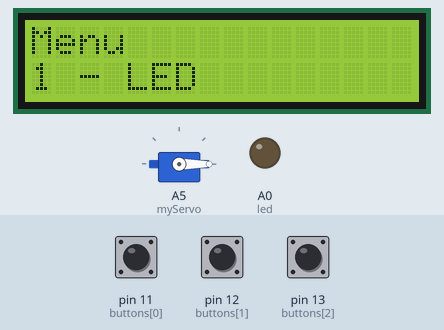
Bench run of a sketch on a simulated Arduino Uno, built with avr-gcc and run on an emulated ATmega328P. On the bench: 16×2 character LCD, servo, output pins drawn as LEDs (lit = HIGH). Inputs (shaded band) come from the test bench; at power-on: pin 11 (buttons[0]) HIGH, pin 12 (buttons[1]) HIGH, pin 13 (buttons[2]) HIGH.

Above: at 3.2 s.
3.3 s: pin 11 (buttons[0]) pulled LOW for 1 s
At 4.8 s:
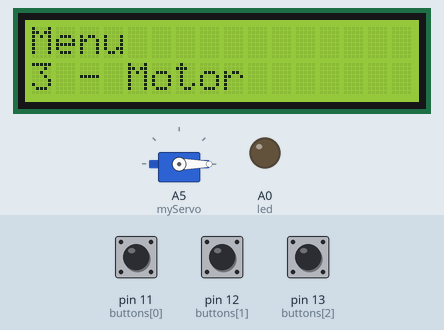
5.8 s: pin 12 (buttons[1]) pulled LOW for 1 s
At 7.9 s:
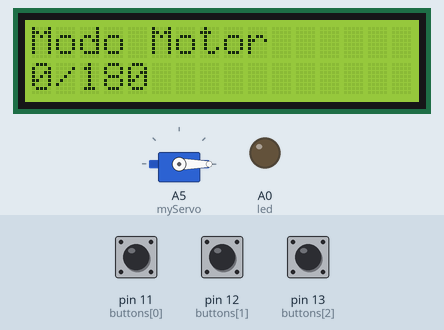
8.3 s: pin 13 (buttons[2]) pulled LOW for 0.15 s
At 8.7 s:
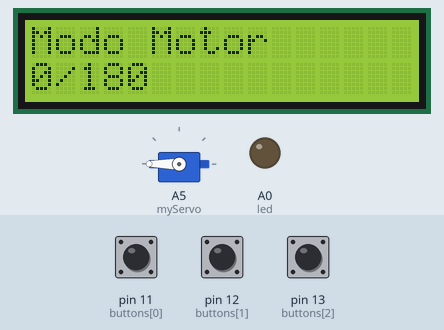
9.9 s: pin 12 (buttons[1]) pulled LOW for 0.15 s
11.5 s: pin 12 (buttons[1]) pulled LOW for 3.2 s
At 11.74 s:
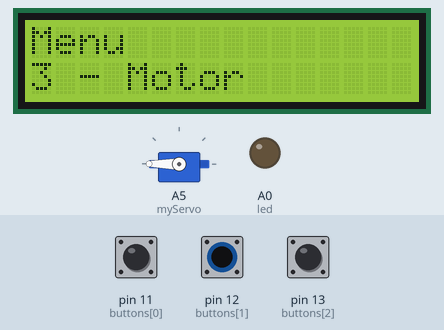
16.2 s: pin 11 (buttons[0]) pulled LOW for 0.15 s
At 17.2 s:
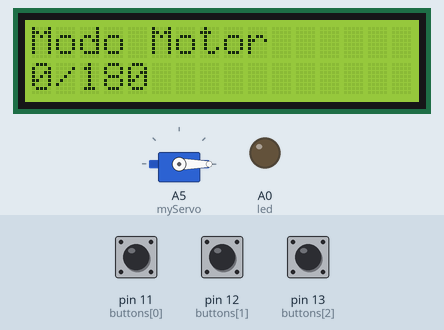
Timing chart, 0 to 18.8 s (numbered marks = the images above; inputs shaded):
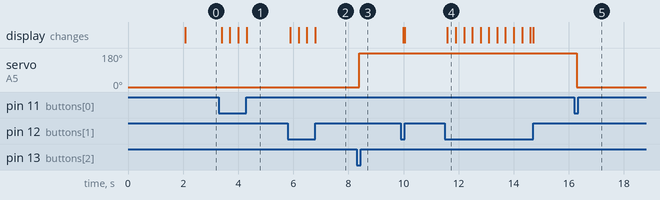

Measured:
- after the input at 3.3 s, the display: changes after 0.09 s (image 1)
- after the input at 5.8 s, the display: changes after 0.09 s (image 2)
- after the input at 8.3 s, servo on A5 (myServo): 0° → 180° after 0.09 s
- after the input at 11.5 s, the display: changes after 0.10 s (image 4)
- after the input at 16.2 s, servo on A5 (myServo): 180° → 0° after 0.09 s

The sketch:

lcd_menu.ino
```cpp
#include <LiquidCrystal.h>
#include <Servo.h>

Servo myServo;

//Botões
const int buttons[] = { 11, 12, 13};                              //Definição dos pinos de cada botão
const int numButtons = sizeof(buttons) / sizeof(buttons[0]);      //Definir quantidade de botões utilizados
bool stateButton[numButtons];                                     //Flag do estado de cada botão
//Debounce botões
bool lastState[] = {HIGH, HIGH, HIGH};                            //Iniciar o estado anterior de cada botão como alto
unsigned long lastDebounceTime[numButtons] = {0};
const unsigned long debounceDelay = 90;

//Menu
int menuIndex = 0;                                                //Index utilizado para definir qual item será exibido no lcd
const char* menuItems[] = {                                       //Itens do Menu
  "1 - LED",
  "2 - Distancia",
  "3 - Motor"
  };
const int menuSize = sizeof(menuItems)/sizeof(menuItems[0]);      //Quantidade de itens no Menu
bool menuActive = false;                                          //Argumento para funcionalidades dentro de cada opção do menu

//LED
const int led = A0;                                               //LED conectado no pino A0
bool ledState = false;                                            //Estado inicial do LED

//LCD
LiquidCrystal lcd(2, 3, 6, 7, 8, 9);

//Sensor de distância
const int trigPin = A3;
const int echoPin = A2;
long duration;
int distance;
bool inDistance = false;
bool isFirstTime = false;                                         //Primeira vez que exibi no menu
unsigned long lastShow = 0;                                       //Variavel para armazenar tempo entre cada exibição do sensor de distancia
const unsigned long showDelay = 1000;                             //Espaço para amostragem do sensor

//--------------------------------------------------------------------------------------------------------------------------------------------
void setup() {
  for (int i = 0; i < numButtons; i++){
      pinMode(buttons[i], INPUT_PULLUP);
  }

  pinMode(led, OUTPUT);

//Configura Sensor
  pinMode(echoPin, INPUT);
  pinMode(trigPin, OUTPUT);

//Configuração inicial do lcd
  lcd.begin(16, 2);
  lcd.setCursor(0, 0);
  lcd.print("Inicializando...");
  delay(2000);
  displayMenu();

//Configuração Servo Motor
  myServo.attach(A5);                                             //Pino conectado
  myServo.write(0);                                               //Posição Inicial
}

//--------------------------------------------------------------------------------------------------------------------------------------
void loop() {
  readButtons();

//Caso esteja na primeira tela do menu
  if (!menuActive) {
    if(stateButton[0]){ buttonUp(); }
    if(stateButton[1]){ menuSelected(); }
    if(stateButton[2]){ buttonDown(); }
  }

//Caso esteja dentro de alguma função dentro do menu
  else {
    if(stateButton[0]){ buttonLeft(); }
    if(stateButton[1]){ menuSelected(); }
    if(stateButton[2]){ buttonRight(); }
  }

  if(inDistance == true){
    if(isFirstTime){
      lcd.clear();
      isFirstTime = false;
    }

    digitalWrite(trigPin, LOW);
    delayMicroseconds(2);
    digitalWrite(trigPin, HIGH);
    delayMicroseconds(10);
    digitalWrite(trigPin, LOW);

    duration = pulseIn(echoPin, HIGH);
    distance = duration * 0.034 / 2;

    lcd.setCursor(0, 0);
    lcd.print("Distancia Mode");

    if(millis() - lastShow > showDelay){
      lcd.setCursor(0, 1);
      lcd.print(distance);
      lcd.print(" cm ");

      lastShow = millis();
    }
  }

//Limpar a flag de cada botão
  for(int i = 0; i < numButtons; i++){
    stateButton[i] = 0;
  }
}

//--------------------------------------------------------------------------------------------------------------------------------------
void readButtons() {
  for (int i = 0; i < numButtons; i++) {
    bool reading = digitalRead(buttons[i]);

    if (reading != lastState[i]) {
      lastDebounceTime[i] = millis();
    }

    if ((millis() - lastDebounceTime[i]) > debounceDelay) {
      stateButton[i] = (reading == LOW);
    }
    lastState[i] = reading;
  }
}

//--------------------------------------------------------------------------------------------------------------------------------------
void buttonUp(){
  menuIndex--;
  if(menuIndex < 0){
    menuIndex = menuSize - 1;
  }
  displayMenu();
}

//--------------------------------------------------------------------------------------------------------------------------------------
void buttonDown(){
  menuIndex++;
  if(menuIndex >= menuSize){
    menuIndex = 0;
  }
  displayMenu();
}

//--------------------------------------------------------------------------------------------------------------------------------------
void buttonLeft(){
  if(menuIndex == 0){
    ledState = false;
    digitalWrite (led, LOW);
  }
  if(menuIndex == 1){
    return;
  }
  if(menuIndex == 2){
    myServo.write(0);
  }
}

//--------------------------------------------------------------------------------------------------------------------------------------
void buttonRight(){
  if(menuIndex == 0){
    ledState = true;
    digitalWrite (led, HIGH);
  }
  if(menuIndex == 1){
    return;
  }
  if(menuIndex == 2){
    myServo.write(180);
  }
}

//--------------------------------------------------------------------------------------------------------------------------------------
void menuSelected() {
  if (!menuActive) {
    menuActive = true;
    if(menuIndex == 0){
      displayLED();
    }
    else if(menuIndex == 1){
      inDistance = true;
      isFirstTime = true;
    }
    else if(menuIndex == 2){
      displayMotor();
    }
  } else {
    // If already in submenu, pressing SELECT returns to main menu
    menuActive = false;
    inDistance = false;
    displayMenu();
  }
}

//--------------------------------------------------------------------------------------------------------------------------------------
void displayMenu(){
  lcd.clear();
  lcd.setCursor(0, 0);
  lcd.print("Menu");
  lcd.setCursor(0, 1);
  lcd.print(menuItems[menuIndex]);
}

//--------------------------------------------------------------------------------------------------------------------------------------
void displayLED(){
  lcd.clear();
  lcd.setCursor(0, 0);
  lcd.print("LED Selection");
  lcd.setCursor(0, 1);
  lcd.print("OFF/ON");
}

//--------------------------------------------------------------------------------------------------------------------------------------
void displayDistance() {
  digitalWrite(trigPin, LOW);
  delayMicroseconds(2);
  digitalWrite(trigPin, HIGH);
  delayMicroseconds(10);
  digitalWrite(trigPin, LOW);

  duration = pulseIn(echoPin, HIGH);
  distance = duration * 0.034 / 2;

  lcd.clear();
  lcd.setCursor(0, 0);
  lcd.print("Modo Distancia");
  lcd.setCursor(0, 1);
  lcd.print(distance);
  lcd.print("cm");
}

//--------------------------------------------------------------------------------------------------------------------------------------
void displayMotor() {
  lcd.clear();
  lcd.setCursor(0, 0);
  lcd.print("Modo Motor");
  lcd.setCursor(0, 1);
  lcd.print("0/180");
}
```
